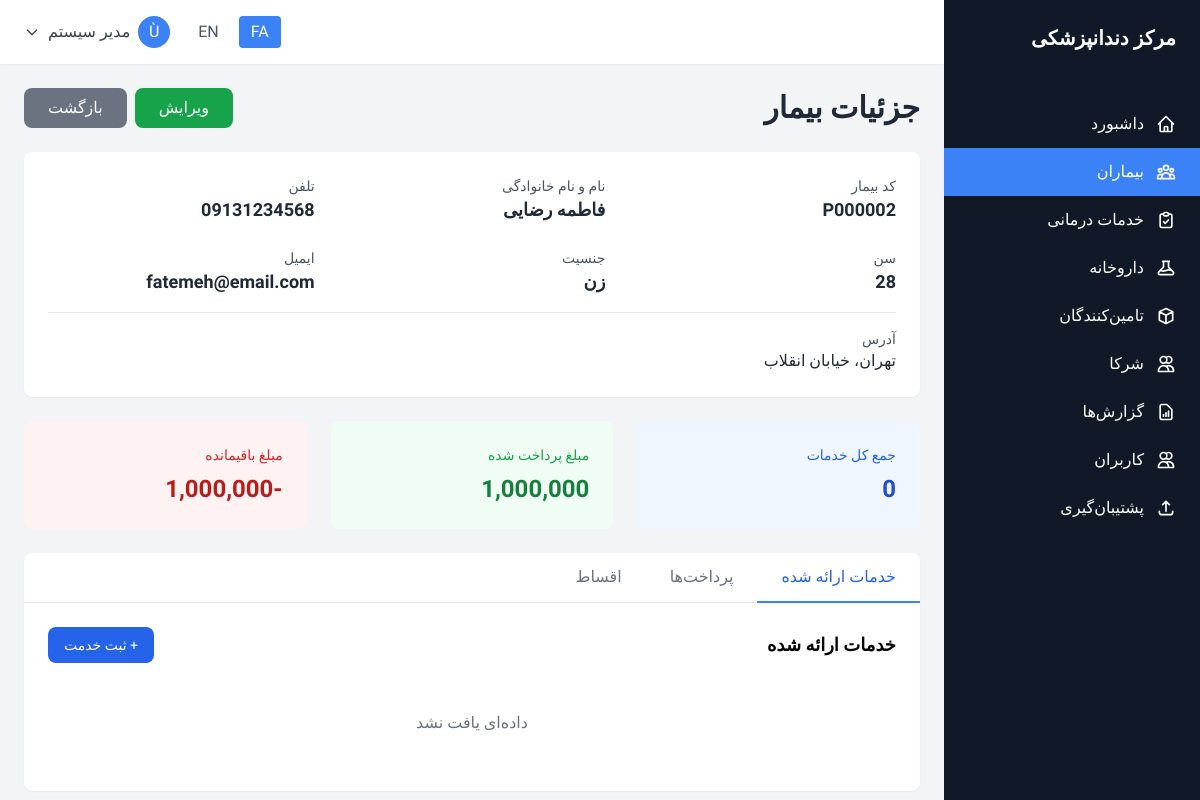
The app's page /patients/view.php?id=2 (signed in) with its own data.
### tables this page shows
CREATE TABLE IF NOT EXISTS system (
    id INT AUTO_INCREMENT PRIMARY KEY,
    record_type ENUM('setting', 'activity_log') NOT NULL,
    setting_key VARCHAR(50),
    setting_value TEXT,
    setting_type VARCHAR(20) DEFAULT 'text',
    description TEXT,
    user_id INT,
    action VARCHAR(50),
    table_name VARCHAR(50),
    record_id INT,
    ip_address VARCHAR(45),
    user_agent TEXT,
    created_at DATETIME DEFAULT CURRENT_TIMESTAMP,
    updated_at DATETIME DEFAULT CURRENT_TIMESTAMP ON UPDATE CURRENT_TIMESTAMP,
    INDEX idx_record_type (record_type),
    INDEX idx_setting_key (setting_key),
    INDEX idx_user_action (user_id, action),
    INDEX idx_table_record (table_name, record_id),
    INDEX idx_activity_date (created_at),
    UNIQUE KEY unique_setting (setting_key, record_type),
    FOREIGN KEY (user_id) REFERENCES users(id) ON DELETE SET NULL
);

CREATE TABLE IF NOT EXISTS patients (
    id INT AUTO_INCREMENT PRIMARY KEY,
    patient_code VARCHAR(20) UNIQUE NOT NULL,
    first_name VARCHAR(50) NOT NULL,
    last_name VARCHAR(50) NOT NULL,
    age INT,
    gender ENUM('male', 'female', 'other'),
    phone VARCHAR(20) NOT NULL,
    email VARCHAR(100),
    address TEXT,
    medical_history TEXT,
    allergies TEXT,
    notes TEXT,
    created_by INT,
    created_at DATETIME DEFAULT CURRENT_TIMESTAMP,
    updated_at DATETIME DEFAULT CURRENT_TIMESTAMP ON UPDATE CURRENT_TIMESTAMP,
    INDEX idx_patient_code (patient_code),
    INDEX idx_phone (phone),
    INDEX idx_name_phone (first_name, last_name, phone),
    INDEX idx_created_date (created_at),
    FOREIGN KEY (created_by) REFERENCES users(id) ON DELETE SET NULL
);

### patients/view.php (the view, shortened to what the rows shown need)
<?php
require_once '../config/config.php';
$patientId = intval($_GET['id'] ?? 0);
$patient = fetchOne("SELECT * FROM patients WHERE id = ?", [$patientId]);
include '../includes/header.php';
?>
<div class="space-y-6">
    <div class="flex items-center justify-between">
        <h1 class="text-3xl font-bold text-gray-800"><?php echo $lang['patient_details']; ?></h1>
    </div>
    <div class="bg-white rounded-lg shadow-sm p-6">
        <div class="grid grid-cols-1 md:grid-cols-3 gap-6">
            <div>
                <p class="text-sm text-gray-600"><?php echo $lang['patient_code']; ?></p>
                <p class="text-lg font-semibold text-gray-800"><?php echo $patient['patient_code']; ?></p>
            </div>
            <div>
                <p class="text-sm text-gray-600"><?php echo $lang['full_name']; ?></p>
                <p class="text-lg font-semibold text-gray-800"><?php echo htmlspecialchars($patient['first_name'] . ' ' . $patient['last_name']); ?></p>
            </div>
            <div>
                <p class="text-sm text-gray-600"><?php echo $lang['phone']; ?></p>
                <p class="text-lg font-semibold text-gray-800"><?php echo $patient['phone']; ?></p>
            </div>
            <div>
                <p class="text-sm text-gray-600"><?php echo $lang['age']; ?></p>
                <p class="text-lg font-semibold text-gray-800"><?php echo $patient['age'] ?? '-'; ?></p>
            </div>
            <div>
                <p class="text-sm text-gray-600"><?php echo $lang['gender']; ?></p>
                <p class="text-lg font-semibold text-gray-800"><?php echo $patient['gender'] ? $lang[$patient['gender']] : '-'; ?></p>
            </div>
            <div>
                <p class="text-sm text-gray-600"><?php echo $lang['email']; ?></p>
                <p class="text-lg font-semibold text-gray-800"><?php echo $patient['email'] ?: '-'; ?></p>
            </div>
        </div>
        <?php if (!empty($patient['address'])): ?>
        <div class="mt-4 pt-4 border-t">
            <p class="text-sm text-gray-600"><?php echo $lang['address']; ?></p>
            <p class="text-gray-800"><?php echo htmlspecialchars($patient['address']); ?></p>
        </div>
        <?php endif; ?>
    </div>
</div>
<?php include '../includes/footer.php'; ?>

### includes/header.php (shortened to what the rows shown need)
<?php
$lang = loadLanguage();
?>
<!DOCTYPE html>
<html lang="<?php echo $current_lang; ?>" dir="<?php echo $current_lang === 'fa' ? 'rtl' : 'ltr'; ?>">
<head>
    <script src="https://cdn.tailwindcss.com"></script>
</head>
<body class="bg-gray-100">
    <div class="flex h-screen overflow-hidden">
        <aside class="w-64 bg-gray-900 text-white flex-shrink-0 hidden md:block flex flex-col">
            <div class="p-6 flex-shrink-0">
                <h1 class="text-xl font-bold"><?php echo getSetting('clinic_name', $lang['app_name']); ?></h1>
            </div>
        </aside>
        <div class="flex-1 flex flex-col overflow-hidden">
            <main class="flex-1 overflow-y-auto p-6">

### records on screen
system: setting_value "مرکز دندانپزشکی"
patients: patient_code "P000002", first_name+last_name "فاطمه رضایی", phone "09131234568", age "28", gender "زن", email "fatemeh@email.com", address "تهران، خیابان انقلاب"

### other values on screen
$lang['menu_dashboard'] "داشبورد"
$lang['menu_patients'] "بیماران"
$lang['menu_services'] "خدمات درمانی"
$lang['menu_medicines'] "داروخانه"
$lang['menu_suppliers'] "تامین‌کنندگان"
$lang['menu_partners'] "شرکا"
$lang['menu_reports'] "گزارش‌ها"
$lang['menu_users'] "کاربران"
$lang['menu_backup'] "پشتیبان‌گیری"
substr($user['full_name'], 0, 1) "Ù"
$user['full_name'] "مدیر سیستم"
$lang['patient_details'] "جزئیات بیمار"
$lang['edit'] "ویرایش"
$lang['back'] "بازگشت"
$lang['patient_code'] "کد بیمار"
